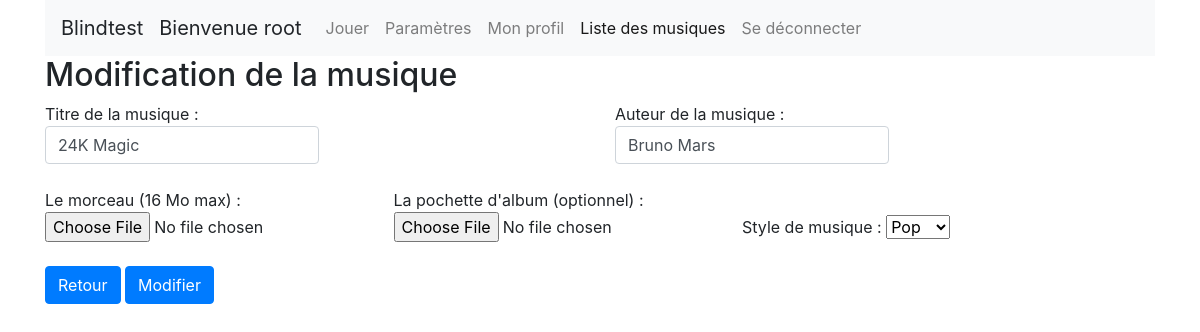
The app's page /modify_music.php?music_id=1 (signed in) with its own data.
### tables this page shows
CREATE TABLE IF NOT EXISTS `music` (
  `music_id` int(11) NOT NULL AUTO_INCREMENT,
  `music_title` varchar(50) NOT NULL,
  `music_author` varchar(50) NOT NULL,
  `music_file` text,
  `music_cover` text,
  PRIMARY KEY (`music_id`),
  UNIQUE KEY `music_title` (`music_title`)
);

CREATE TABLE IF NOT EXISTS `blindtest_possesses` (
  `music_style_id` int(11) NOT NULL,
  `music_id` int(11) NOT NULL,
  PRIMARY KEY (`music_style_id`,`music_id`),
  KEY `blindtest_possesses_music0_FK` (`music_id`)
);

CREATE TABLE IF NOT EXISTS `music_style` (
  `music_style_id` int(11) NOT NULL AUTO_INCREMENT,
  `music_style` varchar(50) NOT NULL,
  PRIMARY KEY (`music_style_id`)
);

### dao/connectionBase.php (called while the page is built)
<?php
function pdo() {
    static $dbc = null;
    if ($dbc == null) {
        try {
            $dbc = new PDO('mysql:host=' . DB_HOST . ';dbname=' . DB_NAME, DB_USER, DB_PASSWORD,
                    array(PDO::MYSQL_ATTR_INIT_COMMAND => "SET NAMES utf8",
                PDO::ATTR_PERSISTENT => true));
        } catch (Exception $e) {
            echo 'Error: ' . $e->getMessage() . '<br />';
            echo 'N°: ' . $e->getCode() . '<br />';
            die('Could not connect to MySql');
        }
    }
    return $dbc;
}

### dao/dao.php (called while the page is built, shortened)
<?php
require_once './dao/connectionBase.php';
function Get_music_style() {
    $sql = "SELECT * FROM `music_style`";
    $query = pdo()->prepare($sql);
    $query->execute();
    return $query->fetchAll(PDO::FETCH_ASSOC);
}
function Get_music_style_by_music_id($music_id) {
    $sql = "SELECT `music_style_id` FROM `blindtest_possesses` WHERE `music_id` = :music_id";
    $query = pdo()->prepare($sql);
    $query->bindParam(':music_id', $music_id, PDO::PARAM_INT);
    $query->execute();
    return $query->fetch(PDO::FETCH_ASSOC)['music_style_id'];
}
function Get_music($music_id) {
    $sql = "SELECT * FROM `music` WHERE `music_id` = :music_id";
    $query = pdo()->prepare($sql);
    $query->bindParam(':music_id', $music_id, PDO::PARAM_INT);
    $query->execute();
    return $query->fetch(PDO::FETCH_ASSOC);
}

### modify_music.php (the view, shortened to what this page needs)
<?php
require_once './dao/dao.php';
$music_id = filter_input(INPUT_GET, 'music_id', FILTER_VALIDATE_INT);
$music = Get_music($music_id);
$all_music_style = Get_music_style();
$musics_style = Get_music_style_by_music_id($music_id);
?>
<!DOCTYPE html>
<html>
    <head>
        <?php require_once './css/css_js.php'; ?>
    </head>
    <body>
        <div class="container">
            <?php require_once './navbar.php'; ?>
            <h2>Modification de la musique</h2>
            <form method="post" action="" enctype="multipart/form-data">
                <div class="form-group">
                    <div class="row">
                        <div class="col">
                            <label>
                                Titre de la musique :
                                <input type="text" name="music_title" class="form-control" value="<?= $music['music_title']; ?>">
                            </label>
                        </div>
                        <div class="col">
                            <label>
                                Auteur de la musique :
                                <input name="music_author" class="form-control" value="<?= $music['music_author']; ?>">
                            </label>
                        </div>
                    </div>
                </div>
                <div class="form-group">
                    <label>
                        Le morceau (16 Mo max) : <input class="form-control-file" name="song" type="file" accept="audio/*">
                    </label>
                    <label>
                        La pochette d'album (optionnel) : <input class="form-control-file" name="cover" type="file" accept="image/*">
                    </label>
                    <label>
                        Style de musique :
                        <select name="music_style">
                            <?php foreach ($all_music_style as $value_music_style): ?>
                                <option
                                <?php if ($value_music_style['music_style_id'] == $musics_style): ?>
                                        selected="" <?php endif; ?> value="
                                    <?= $value_music_style['music_style_id']; ?>">
                                        <?= $value_music_style['music_style']; ?>
                                </option>
                            <?php endforeach; ?>
                        </select>
                    </label>
                </div>
                <a class="btn btn-primary" href="crud_option.php">Retour</a>
                <input class="btn btn-primary" name="modify_music" type="submit" value="Modifier"/>
            </form>
        </div>
    </body>
</html>

### records on screen
music: music_title "24K Magic", music_author "Bruno Mars"
blindtest_possesses: music_style "Pop"

### other values on screen
$nickname "root"
